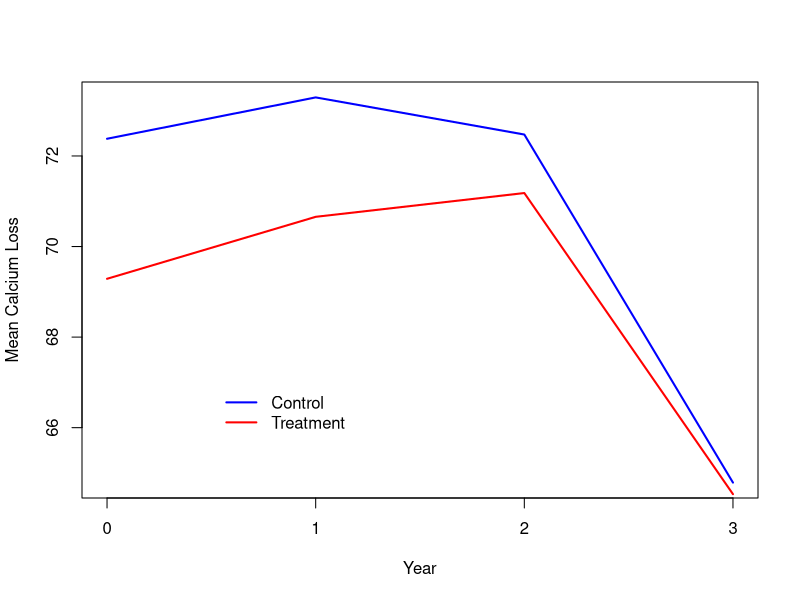
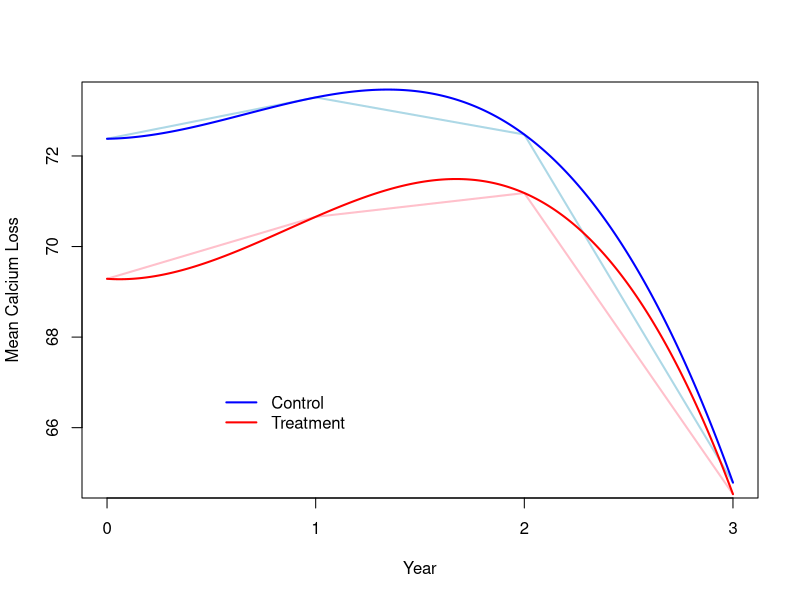

The R source for these figures, in order:
####
#### These are data on loss of calcium density in the dominant ulna bone. There are n_1 = 
#### 15 subjects in the control group and n_2 = 16 subjects in the treatment group. For 
#### each subject, measurements are taken at p = 4 time points: baseline, year 1, year 2, 
#### and year 4. 
####

##
## Input data.
##

X_1 <- read.delim("T6-5.DAT", header = FALSE, sep = "")
X_2 <- read.delim("T6-6.DAT", header = FALSE, sep = "")
n_1 <- nrow(X_1)
n_2 <- nrow(X_2)
n <- n_1 + n_2
p <- ncol(X_1)
g <- 2
colnames(X_1) <- colnames(X_2) <- c("Baseline", "Year_1", "Year_2", "Year_3")

## Summary statistics.
x_bar_1 <- colMeans(X_1)
x_bar_2 <- colMeans(X_2)
S_po <- ((n_1 - 1) * var(X_1) + (n_2 - 1) * var(X_2)) / (n - 2)

## Plot of growth curves.
pdf("figures/calcium_means.pdf")
plot(0:3, x_bar_1, xlab = "Year", ylab = "Mean Calcium Loss", type = "l", lwd = 2, 
  col = "blue", xaxt = "n")
axis(1, at = 0:3)
lines(0:3, x_bar_2, lwd = 2, col = "red")
legend(0.5, 67, legend = c("Control", "Treatment"), lwd = rep(2, 2), col = c("blue", 
  "red"), bty = "n")
dev.off()

## Fit cubic growth curves.
q <- 3
B <- cbind(1, 0:3, (0:3) ^ 2, (0:3) ^ 3)
beta_hat_1 <- solve(t(B) %*% solve(S_po) %*% B) %*% t(B) %*% solve(S_po) %*% x_bar_1
beta_hat_2 <- solve(t(B) %*% solve(S_po) %*% B) %*% t(B) %*% solve(S_po) %*% x_bar_2
k <- ((n - g) * (n - g - 1)) / ((n - g - p + q) * (n - g - p + q + 1))
cov_beta_hat_1 <- (k / n_1) * solve(t(B) %*% solve(S_po) %*% B)
cov_beta_hat_2 <- (k / n_2) * solve(t(B) %*% solve(S_po) %*% B)

## Test for equal curves. The p-value is only approximate, since it is based on large 
## sample sizes. We fail to reject H_0 at alpha = 0.05.
T2 <- t(beta_hat_1 - beta_hat_2) %*% solve(cov_beta_hat_1 + cov_beta_hat_2) %*% 
  (beta_hat_1 - beta_hat_2)
1 - pchisq(T2, q + 1)

## Fitted curves.
sq <- seq(0, 3, length = 500)
B_sq <- cbind(1, sq, sq ^ 2, sq ^ 3)
mu_hat_1 <- B_sq %*% beta_hat_1
mu_hat_2 <- B_sq %*% beta_hat_2

pdf("figures/calcium_cubic.pdf")
plot(0:3, x_bar_1, xlab = "Year", ylab = "Mean Calcium Loss", type = "l", lwd = 2, 
  col = "lightblue", xaxt = "n")
axis(1, at = 0:3)
lines(0:3, x_bar_2, lwd = 2, col = "pink")
lines(sq, mu_hat_1, lwd = 2, col = "blue")
lines(sq, mu_hat_2, lwd = 2, col = "red")
legend(0.5, 67, legend = c("Control", "Treatment"), lwd = rep(2, 2), col = c("blue", 
  "red"), bty = "n")
dev.off()
